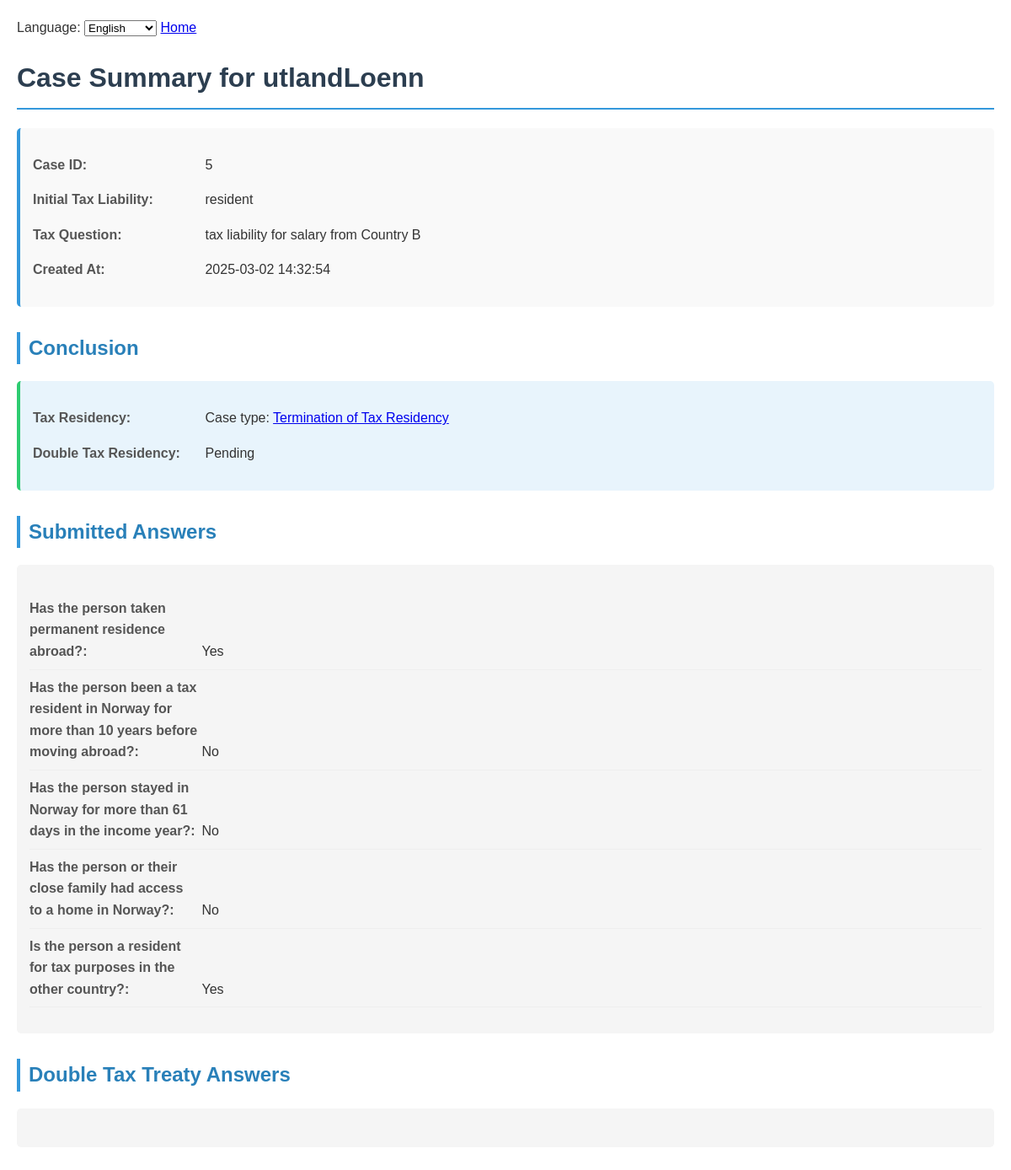
Page /case_summary.php?case_id=5 on the committed database.
### tables this page shows
CREATE TABLE `cases` (
  `id` int(11) NOT NULL AUTO_INCREMENT,
  `case_name` varchar(255) NOT NULL DEFAULT 'utlandLoenn',
  `initial_liability` varchar(50) NOT NULL DEFAULT 'resident',
  `tax_question` text NOT NULL DEFAULT 'tax liability for salary from Country B',
  `conclusion` text DEFAULT NULL,
  `created_at` timestamp NULL DEFAULT current_timestamp(),
  `double_tax_residency` varchar(255) DEFAULT NULL,
  `answers` text DEFAULT NULL,
  PRIMARY KEY (`id`)
);

### case_summary.php (the view, shortened to what this page needs)
<?php
$language = $_SESSION['language'] ?? 'en';
$constantsFile = "constants_{$language}.php";
$config = include($constantsFile);
$dbConfig = $config['db'];
$display = $config['display'];
$translated_questions = $config['translated_questions'];
$translated_answers = $config['translated_answers'];
$dynamic_form_questions = $config['dynamic_form_questions'];
$dynamic_form_answers = $config['dynamic_form_answers'];
$servername = $dbConfig['servername'];
$username = $dbConfig['username'];
$password = $dbConfig['password'];
$dbname = $dbConfig['dbname'];
$conn = new mysqli($servername, $username, $password, $dbname);
$case_id = $_GET['case_id'] ?? $_SESSION['case_id'] ?? null;
$sql = "SELECT * FROM cases WHERE id = ?";
$stmt = $conn->prepare($sql);
$stmt->bind_param("i", $case_id);
$stmt->execute();
$result = $stmt->get_result();
$case = $result->fetch_assoc();
$submitted_answers = $case['answers'] ? json_decode($case['answers'], true) : [];
?>
<!DOCTYPE html>
<html>
<head>
</head>
<body>
    <?php include('navbar.php'); ?>
    <h1><?php echo htmlspecialchars($display['case_summary_for']) . ' ' . htmlspecialchars($case['case_name']); ?></h1>
    <div class="case-info">
        <p><strong><?php echo htmlspecialchars($display['case_id']); ?></strong> <span class="answer"><?php echo htmlspecialchars($case['id']); ?></span></p>
        <p><strong><?php echo htmlspecialchars($display['initial_tax_liability']); ?></strong> <span class="answer"><?php echo htmlspecialchars($case['initial_liability']); ?></span></p>
        <p><strong><?php echo htmlspecialchars($display['tax_question']); ?></strong> <span class="answer"><?php echo htmlspecialchars($case['tax_question']); ?></span></p>
        <p><strong><?php echo htmlspecialchars($display['created_at']); ?></strong> <span class="answer"><?php echo htmlspecialchars($case['created_at']); ?></span></p>
    </div>
    <h2><?php echo htmlspecialchars($display['conclusion']); ?></h2>
    <div class="conclusion">
        <p><strong><?php echo htmlspecialchars($display['tax_residency']); ?></strong> <span class="answer"><?php echo ($case['conclusion'] ?? htmlspecialchars($display['pending'])); ?></span></p>
        <p><strong><?php echo htmlspecialchars($display['double_tax_residency']); ?></strong> <span class="answer"><?php echo htmlspecialchars($case['double_tax_residency'] ?? htmlspecialchars($display['pending'])); ?></span></p>
    </div>
    <h2><?php echo htmlspecialchars($display['submitted_answers']); ?></h2>
    <div class="data-section">
        <ul>
            <?php
            if (!empty($submitted_answers)) {
                foreach ($submitted_answers as $question => $answer) {
                    $translated_question = $dynamic_form_questions[$question] ?? $translated_questions[$question] ?? $question;
                    $translated_answer = $dynamic_form_answers[$answer] ?? $translated_answers[$answer] ?? $answer;
                    echo "<li><strong>" . htmlspecialchars($translated_question) . ":</strong> <span class='answer'>" . htmlspecialchars($translated_answer) . "</span></li>";
                }
            } else {
                echo "<li>" . htmlspecialchars($display['no_answers_submitted']) . "</li>";
            }
            ?>
        </ul>
    </div>
    <h2><?php echo htmlspecialchars($display['double_tax_treaty_answers']); ?></h2>
    <div class="data-section">
    </div>
</body>
</html>

### case_summary.php (style rules this page uses)
body { font-family: Arial, sans-serif; line-height: 1.6; max-width: 1200px; margin: 0 auto; padding: 20px; color: #333; }
h1 { color: #2c3e50; border-bottom: 2px solid #3498db; padding-bottom: 10px; }
h2 { color: #2980b9; margin-top: 30px; border-left: 4px solid #3498db; padding-left: 10px; }
.case-info { background-color: #f9f9f9; padding: 15px; border-radius: 5px; margin-bottom: 20px; border-left: 4px solid #3498db; }
.conclusion { background-color: #e8f4fc; padding: 15px; border-radius: 5px; border-left: 4px solid #2ecc71; }
.data-section { background-color: #f5f5f5; padding: 15px; border-radius: 5px; margin-bottom: 20px; }
ul { list-style-type: none; padding-left: 0; }
li { padding: 8px 0; border-bottom: 1px solid #eee; }
strong { color: #555; display: inline-block; width: 200px; }
.answer { display: inline-block; font-weight: normal; }

### rows in the picture
cases: case_name "utlandLoenn", id "5", initial_liability "resident", tax_question "tax liability for salary from Country B", created_at "2025-03-02 14:32:54", conclusion "Case type: Termination of Tax Residency", double_tax_residency "Pending", answers "Yes", answers "No"

### other values in the picture
$display['case_summary_for'] "Case Summary for"
$display['case_id'] "Case ID:"
$display['initial_tax_liability'] "Initial Tax Liability:"
$display['tax_question'] "Tax Question:"
$display['created_at'] "Created At:"
$display['conclusion'] "Conclusion"
$display['tax_residency'] "Tax Residency:"
$display['double_tax_residency'] "Double Tax Residency:"
$display['submitted_answers'] "Submitted Answers"
$translated_question "Has the person taken permanent residence abroad?"
$translated_question "Has the person been a tax resident in Norway for more than 10 years before moving abroad?"
$translated_question "Has the person stayed in Norway for more than 61 days in the income year?"
$translated_question "Has the person or their close family had access to a home in Norway?"
$translated_question "Is the person a resident for tax purposes in the other country?"
$display['double_tax_treaty_answers'] "Double Tax Treaty Answers"
